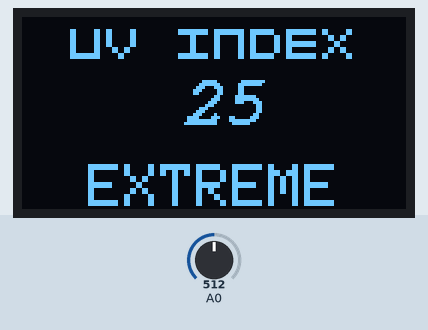
Bench run of a sketch on a simulated Arduino Uno, built with avr-gcc and run on an emulated ATmega328P. Shown: 128×64 one-colour display. Inputs (shaded band) come from the test bench; at power-on: A0 = 512.

Above: at 4.2 s.
4.3 s: A0 set to 241
At 5.8 s:
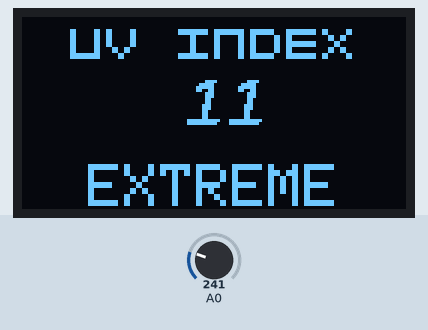
6.6 s: A0 set to 219
At 8.2 s:
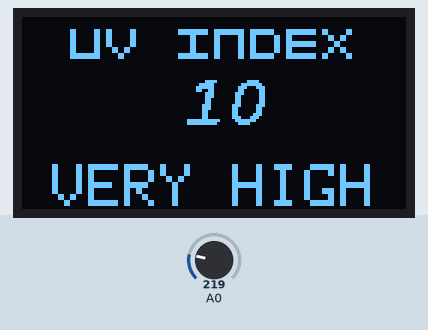
8.7 s: A0 set to 176
At 10.5 s:
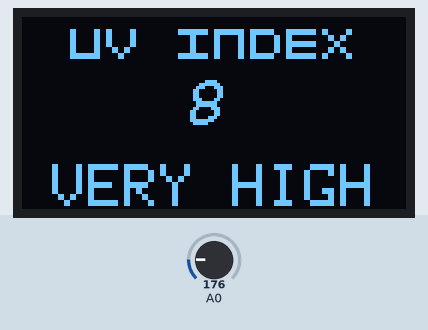
10.8 s: A0 set to 148
At 11.9 s:
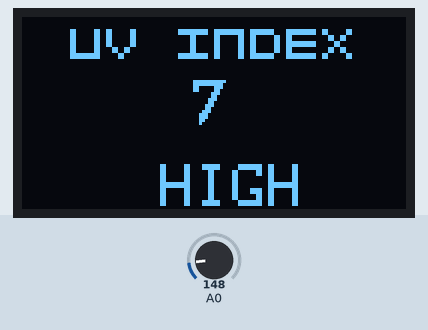
12.8 s: A0 set to 128
At 14.3 s:
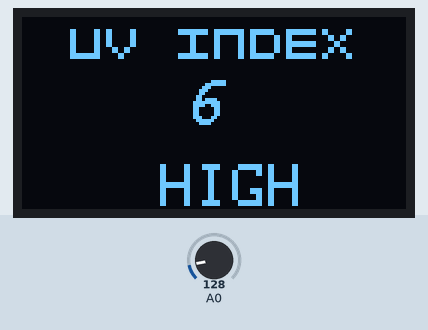
14.9 s: A0 set to 114
At 16.8 s:
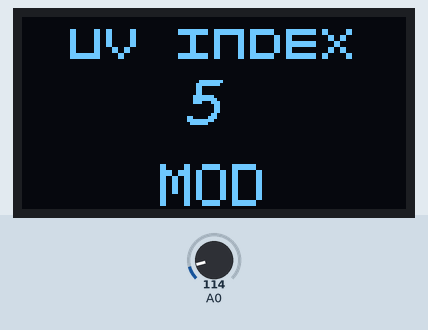
Timing chart, 0 to 17.9 s (numbered marks = the images above; inputs shaded):
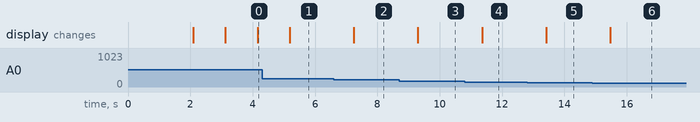

The sketch:

UVindexmeter.ino
```cpp
#include <SPI.h>
#include <Wire.h>
#include <Adafruit_GFX.h>
#include <Adafruit_SSD1306.h>
#include <Fonts/FreeSans9pt7b.h>
#include <Fonts/Org_01.h>
#include <Fonts/FreeMonoBoldOblique12pt7b.h>
#include <Fonts/FreeMonoBoldOblique9pt7b.h>
#define SCREEN_WIDTH 128 // OLED display width, in pixels
#define SCREEN_HEIGHT 64 // OLED display height, in pixels

// Declaration for an SSD1306 display connected to I2C (SDA, SCL pins)
#define OLED_RESET     4 // Reset pin # (or -1 if sharing Arduino reset pin)
Adafruit_SSD1306 display(SCREEN_WIDTH, SCREEN_HEIGHT, &Wire, OLED_RESET);

#define bitmap_height   128
#define bitmap_width    64
static const unsigned char PROGMEM bitmap[] =
{0x00, 0x00, 0x00, 0x00, 0x00, 0x00, 0x00, 0x00, 0x00, 0x00, 0x00, 0x00, 0x00, 0x00, 0x00, 0x00,
0x00, 0x00, 0x00, 0x00, 0x00, 0x00, 0x00, 0x00, 0x00, 0x00, 0x00, 0x00, 0x00, 0x00, 0x00, 0x00,
0x00, 0x00, 0x00, 0x00, 0xFF, 0xFF, 0xFF, 0xF0, 0x00, 0x00, 0x00, 0x00, 0x00, 0x00, 0x00, 0x00,
0x00, 0x00, 0x00, 0x03, 0xFF, 0xFF, 0xFF, 0xFE, 0x00, 0x00, 0x00, 0x00, 0x00, 0x00, 0x00, 0x00,
0x00, 0x00, 0x00, 0x03, 0xFF, 0xFF, 0xFF, 0xFE, 0x00, 0x00, 0x00, 0x00, 0x00, 0x00, 0x00, 0x00,
0x00, 0x00, 0x00, 0x01, 0xFF, 0xFF, 0xFF, 0xF8, 0x00, 0x00, 0x00, 0x00, 0x00, 0x00, 0x00, 0x00,
0x00, 0x00, 0x00, 0x00, 0x00, 0x00, 0x00, 0x00, 0x00, 0x00, 0x00, 0x00, 0x00, 0x00, 0x00, 0x00,
0x00, 0x00, 0x00, 0x00, 0x00, 0x00, 0x00, 0x00, 0x00, 0x00, 0x00, 0x00, 0x00, 0x00, 0x00, 0x00,
0x00, 0x00, 0x00, 0x00, 0x00, 0x00, 0x00, 0x00, 0x00, 0x00, 0x00, 0x00, 0x00, 0x00, 0x00, 0x00,
0x00, 0x00, 0x00, 0x01, 0xFF, 0xFF, 0xFF, 0xFC, 0x00, 0x00, 0x00, 0x00, 0x00, 0x00, 0x00, 0x00,
0x00, 0x00, 0x00, 0x03, 0xFF, 0xFF, 0xFF, 0xFE, 0x00, 0x00, 0x00, 0x00, 0x00, 0x00, 0x00, 0x00,
0x00, 0x00, 0x00, 0x03, 0xFF, 0xFF, 0xFF, 0xFE, 0x00, 0x00, 0x00, 0x00, 0x00, 0x00, 0x00, 0x00,
0x00, 0x00, 0x00, 0x00, 0x7F, 0xFF, 0xFF, 0xF0, 0x00, 0x00, 0x00, 0x00, 0x00, 0x00, 0x00, 0x00,
0x00, 0x00, 0x00, 0x00, 0x00, 0x00, 0x00, 0x00, 0x00, 0x00, 0x00, 0x00, 0x00, 0x00, 0x00, 0x00,
0x00, 0x00, 0x00, 0x00, 0x00, 0x00, 0x00, 0x00, 0x00, 0x00, 0x00, 0x00, 0x00, 0x00, 0x00, 0x00,
0x00, 0x00, 0x00, 0x00, 0x00, 0x00, 0x00, 0x00, 0x00, 0x00, 0x00, 0x00, 0x00, 0x00, 0x00, 0x00,
0x00, 0x00, 0x00, 0x00, 0xFF, 0xFF, 0xFF, 0xF8, 0x00, 0x00, 0x00, 0x00, 0x00, 0x00, 0x00, 0x00,
0x00, 0x00, 0x00, 0x03, 0xFF, 0xFF, 0xFF, 0xFE, 0x00, 0x00, 0x00, 0x00, 0x00, 0x00, 0x00, 0x00,
0x00, 0x00, 0x00, 0x07, 0xFF, 0xFF, 0xFF, 0xFF, 0x00, 0x00, 0x00, 0x00, 0x00, 0x00, 0x00, 0x00,
0x00, 0x00, 0x00, 0x0F, 0xF0, 0x00, 0x00, 0xFF, 0x00, 0x00, 0x00, 0x00, 0x00, 0x00, 0x00, 0x00,
0x00, 0x00, 0x00, 0x0F, 0xF0, 0x00, 0x00, 0x7F, 0x80, 0x00, 0x00, 0x00, 0x00, 0x00, 0x00, 0x00,
0x00, 0x00, 0x00, 0x0F, 0xF0, 0x00, 0x00, 0x7F, 0x80, 0x00, 0x00, 0x00, 0x00, 0x00, 0x00, 0x00,
0x00, 0x00, 0x00, 0x0F, 0xF0, 0x00, 0x00, 0x7F, 0x00, 0x00, 0x00, 0x00, 0x00, 0x00, 0x00, 0x00,
0x00, 0x00, 0x00, 0x7F, 0xF0, 0x00, 0x00, 0x7F, 0x80, 0x00, 0x00, 0x00, 0x00, 0x00, 0x00, 0x00,
0x00, 0x00, 0x07, 0xFF, 0xE0, 0x00, 0x00, 0x7F, 0x80, 0x00, 0x00, 0x00, 0x00, 0x00, 0x00, 0x00,
0x00, 0x00, 0x1F, 0xFF, 0xC0, 0x00, 0x00, 0x1F, 0x00, 0x00, 0x00, 0x00, 0x00, 0x00, 0x00, 0x00,
0x00, 0x00, 0xFF, 0xF8, 0x00, 0x00, 0x00, 0x00, 0x00, 0x00, 0x00, 0x00, 0x00, 0x00, 0x00, 0x00,
0x00, 0x03, 0xFF, 0x80, 0x00, 0x00, 0x00, 0x0F, 0x00, 0x00, 0x79, 0xE0, 0x00, 0x0F, 0x00, 0x00,
0x00, 0x0F, 0xFE, 0x00, 0x00, 0x00, 0x00, 0x0F, 0x00, 0x00, 0x79, 0xF0, 0x00, 0x1F, 0x00, 0x00,
0x00, 0x3F, 0xF0, 0x00, 0x00, 0x00, 0x00, 0x0F, 0x00, 0x00, 0x79, 0xF0, 0x00, 0x1E, 0x00, 0x00,
0x00, 0x7F, 0xC0, 0x00, 0x00, 0x00, 0x00, 0x0F, 0x00, 0x00, 0x78, 0xF8, 0x00, 0x3E, 0x00, 0x00,
0x00, 0xFF, 0x80, 0x00, 0x00, 0x00, 0x00, 0x0F, 0x00, 0x00, 0x78, 0x78, 0x00, 0x3C, 0x00, 0x00,
0x01, 0xFE, 0x00, 0x40, 0x00, 0x00, 0x00, 0x0F, 0x00, 0x00, 0x78, 0x7C, 0x00, 0x7C, 0x00, 0x00,
0x03, 0xFC, 0x01, 0xF0, 0x00, 0x00, 0x00, 0x0F, 0x00, 0x00, 0x78, 0x3C, 0x00, 0xF8, 0x00, 0x00,
0x07, 0xF8, 0x07, 0xE0, 0x00, 0x00, 0x00, 0x0F, 0x00, 0x00, 0x78, 0x3E, 0x00, 0xF8, 0x00, 0x00,
0x0F, 0xF0, 0x0F, 0xC0, 0x00, 0x00, 0x00, 0x0F, 0x00, 0x00, 0x78, 0x1F, 0x01, 0xF0, 0x00, 0x00,
0x0F, 0xF0, 0x1F, 0x00, 0x00, 0x00, 0x00, 0x0F, 0x00, 0x00, 0x78, 0x1F, 0x01, 0xE0, 0x00, 0x00,
0x1F, 0xE0, 0x1F, 0x00, 0x00, 0x00, 0x00, 0x0F, 0x00, 0x00, 0x78, 0x0F, 0x83, 0xE0, 0x00, 0x00,
0x1F, 0xE0, 0x3E, 0x00, 0x00, 0x00, 0x00, 0x0F, 0x00, 0x00, 0x78, 0x07, 0x83, 0xC0, 0x00, 0x00,
0x1F, 0xE0, 0x3E, 0x00, 0x00, 0x00, 0x00, 0x0F, 0x00, 0x00, 0x78, 0x07, 0xC7, 0xC0, 0x00, 0x00,
0x1F, 0xE0, 0x3C, 0x00, 0x00, 0x00, 0x00, 0x0F, 0x00, 0x00, 0x78, 0x03, 0xCF, 0x80, 0x00, 0x00,
0x1F, 0xE0, 0x3C, 0x00, 0x00, 0x00, 0x00, 0x0F, 0x80, 0x00, 0xF8, 0x03, 0xEF, 0x80, 0x00, 0x00,
0x1F, 0xE0, 0x3E, 0x00, 0x00, 0x00, 0x00, 0x07, 0xC0, 0x01, 0xF0, 0x01, 0xFF, 0x00, 0x00, 0x00,
0x1F, 0xE0, 0x3E, 0x00, 0x00, 0x00, 0x00, 0x03, 0xE0, 0x03, 0xF0, 0x01, 0xFE, 0x00, 0x00, 0x00,
0x0F, 0xF0, 0x1F, 0x00, 0x00, 0x00, 0x00, 0x01, 0xF0, 0x07, 0xC0, 0x00, 0xFE, 0x00, 0x00, 0x00,
0x0F, 0xF8, 0x1F, 0x80, 0x00, 0x00, 0x00, 0x00, 0xFF, 0xFF, 0x80, 0x00, 0x7C, 0x00, 0x00, 0x00,
0x07, 0xF8, 0x0F, 0xC0, 0x00, 0x00, 0x00, 0x00, 0x3F, 0xFE, 0x00, 0x00, 0x7C, 0x00, 0x00, 0x00,
0x03, 0xFC, 0x03, 0xF0, 0x00, 0x00, 0x00, 0x00, 0x00, 0x00, 0x00, 0x00, 0x00, 0x00, 0x00, 0x00,
0x01, 0xFE, 0x00, 0xFC, 0x00, 0x00, 0x00, 0x00, 0x00, 0x00, 0x00, 0x00, 0x00, 0x00, 0x00, 0x00,
0x00, 0xFF, 0x80, 0x3F, 0xC0, 0x00, 0x00, 0x00, 0x00, 0x1F, 0x80, 0x00, 0x00, 0x00, 0x00, 0x00,
0x00, 0x7F, 0xE0, 0x07, 0xE0, 0x00, 0x00, 0x00, 0x00, 0x7F, 0xC0, 0x00, 0x00, 0x00, 0x00, 0x00,
0x00, 0x3F, 0xF8, 0x00, 0xC0, 0x00, 0x00, 0x00, 0x01, 0xFF, 0x80, 0x00, 0x00, 0x00, 0x00, 0x00,
0x00, 0x0F, 0xFE, 0x00, 0x00, 0x00, 0x00, 0x00, 0x07, 0xFF, 0x00, 0x00, 0x00, 0x00, 0x00, 0x00,
0x00, 0x03, 0xFF, 0xC0, 0x00, 0x00, 0x00, 0x00, 0x7F, 0xFC, 0x00, 0x00, 0x00, 0x00, 0x00, 0x00,
0x00, 0x00, 0xFF, 0xFE, 0x00, 0x00, 0x00, 0x07, 0xFF, 0xE0, 0x00, 0x00, 0x00, 0x00, 0x00, 0x00,
0x00, 0x00, 0x1F, 0xFF, 0xF8, 0x00, 0x01, 0xFF, 0xFF, 0x80, 0x00, 0x00, 0x00, 0x00, 0x00, 0x00,
0x00, 0x00, 0x03, 0xFF, 0xFF, 0xFF, 0xFF, 0xFF, 0xF8, 0x00, 0x00, 0x00, 0x00, 0x00, 0x00, 0x00,
0x00, 0x00, 0x00, 0x1F, 0xFF, 0xFF, 0xFF, 0xFF, 0x80, 0x00, 0x00, 0x00, 0x00, 0x00, 0x00, 0x00,
0x00, 0x00, 0x00, 0x00, 0x7F, 0xFF, 0xFF, 0xF0, 0x00, 0x00, 0x00, 0x00, 0x00, 0x00, 0x00, 0x00,
0x00, 0x00, 0x00, 0x00, 0x00, 0x00, 0x00, 0x00, 0x00, 0x00, 0x00, 0x00, 0x00, 0x00, 0x00, 0x00,
0x00, 0x00, 0x00, 0x00, 0x00, 0x00, 0x00, 0x00, 0x00, 0x00, 0x00, 0x00, 0x00, 0x00, 0x00, 0x00,
0x00, 0x00, 0x00, 0x00, 0x00, 0x00, 0x00, 0x00, 0x00, 0x00, 0x00, 0x00, 0x00, 0x00, 0x00, 0x00,
0x00, 0x00, 0x00, 0x00, 0x00, 0x00, 0x00, 0x00, 0x00, 0x00, 0x00, 0x00, 0x00, 0x00, 0x00, 0x00,
0x00, 0x00, 0x00, 0x00, 0x00, 0x00, 0x00, 0x00, 0x00, 0x00, 0x00, 0x00, 0x00, 0x00, 0x00, 0x00
};


void uv_index()
{

  float sensorVoltage;
  float sensorValue;
  int UV_index;
  String quality ="";
  sensorValue = analogRead(A0);
  sensorVoltage = sensorValue/1024*5.0;
  UV_index= sensorVoltage/0.1;


 //condition for UV state
 if(UV_index<=2){
   quality = "   LOW ";
  }

  else if(UV_index > 2 && UV_index <=5){
   quality = "   MOD ";
  }

  else if(UV_index>5 && UV_index<=7){
   quality = "   HIGH ";
  }

  else if(UV_index>7 && UV_index<=10){
   quality = "VERY HIGH";

  }

  else{
   quality = " EXTREME ";
  }

  display.clearDisplay();
  display.setTextColor(WHITE);
  display.setTextSize(2);
  display.setCursor(16, 6);
  display.setFont(&Org_01);
  display.println("UV INDEX");
  display.setCursor(53, 35);
  display.setTextSize(1);
  display.setFont(&FreeMonoBoldOblique12pt7b);
  display.println(UV_index);
  display.setTextSize(2);
  display.setCursor(10, 55);
  display.setFont();
  display.println(quality);
  display.display();
  delay(1000);

}

void setup() {
  Serial.begin(9600);

  // SSD1306_SWITCHCAPVCC = generate display voltage from 3.3V internally
  if (!display.begin(SSD1306_SWITCHCAPVCC, 0x3C)) { // Address 0x3D for 128x64
    Serial.println(F("SSD1306 allocation failed"));
  }
  showBitmap();
  display.clearDisplay();
  display.setTextColor(WHITE);
  display.setTextSize(1);
  display.setCursor(15, 9);
  display.setFont(&FreeMonoBoldOblique12pt7b);
  display.println("INDEX");
  display.setTextSize(1);
//    display.setFont();
  display.setCursor(55, 37);
  display.setFont(&FreeSans9pt7b);
  display.println("meter");
  display.display();
  delay(1000);
}

void loop() {
  display.clearDisplay();
  uv_index();

}

void showBitmap(void) {
  display.clearDisplay();

  display.drawBitmap(5, 0, bitmap, bitmap_height, bitmap_width, WHITE);
  display.display();
  delay(2000);
}
```

Measured:
- the behaviour switches between 226 and 225 on A0 (found by bisection; images 1 and 2)
- the behaviour switches between 164 and 163 on A0 (found by bisection; images 3 and 4)
- the behaviour switches between 123 and 122 on A0 (found by bisection; images 5 and 6)
- after the input at 4.3 s, the display: changes after 0.88 s (image 1)
- after the input at 6.6 s, the display: changes after 0.64 s (image 2)
- after the input at 8.7 s, the display: changes after 0.60 s (image 3)
- after the input at 10.8 s, the display: changes after 0.56 s (image 4)
- after the input at 12.8 s, the display: changes after 0.62 s (image 5)
- after the input at 14.9 s, the display: changes after 0.57 s (image 6)
